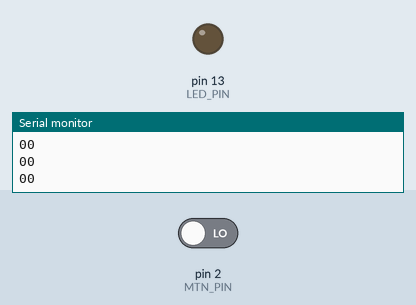
Simulated run of this sketch. Board: Arduino Uno, built with avr-gcc and run on an emulated ATmega328P. On the bench: output pins drawn as LEDs (lit = HIGH), the last lines printed to the serial monitor. The test bench sets the inputs (shaded band); at power-on: pin 2 (MTN_PIN) LOW.

Above: at 1.2 s.
1.3 s: pin 2 (MTN_PIN) driven HIGH
At 2.5 s:
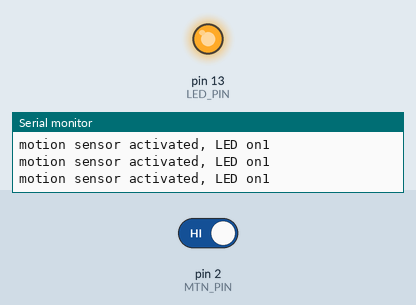
2.8 s: pin 2 (MTN_PIN) driven LOW
At 3.4 s:
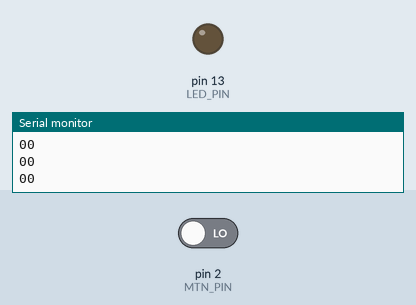
Timing chart, 0 to 5.8 s (numbered marks = the images above; inputs shaded):
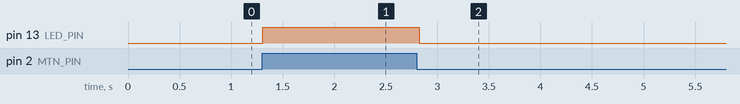

Measured:
- after the input at 1.3 s, pin 13 (LED_PIN): LOW → HIGH at once
- after the input at 2.8 s, pin 13 (LED_PIN): HIGH → LOW at once

The sketch:

Task1.1.ino
```cpp
//pin 2 for motion sensor
//pin 13 for LED
//as 8 bit ints
const uint8_t MTN_PIN = 2;
const uint8_t LED_PIN = 13;

//initial state of LED off
uint8_t motionState = LOW;
uint8_t ledState = LOW;

//Initail setup
void setup()
{
  //motion sensor as input
  pinMode(MTN_PIN, INPUT);
  //LED as output
  pinMode(LED_PIN, OUTPUT);
  //Start serial monitor
  Serial.begin(9600);
}

void loop()
{
  //take reading from motion sensor on pin 2
  uint8_t motionState = digitalRead(MTN_PIN);

  //print readings
  Serial.print(motionState);
  Serial.print(ledState);
  Serial.println("");


  //When motion is detected LED will go on and
  //stay on until motion stops
  while(motionState == HIGH)
  {

    digitalWrite(LED_PIN, HIGH);
    Serial.print("motion sensor activated, LED on");
    Serial.print(motionState);
    Serial.println("");
    motionState = digitalRead(MTN_PIN);
  }

  digitalWrite(LED_PIN, LOW);


}
```
